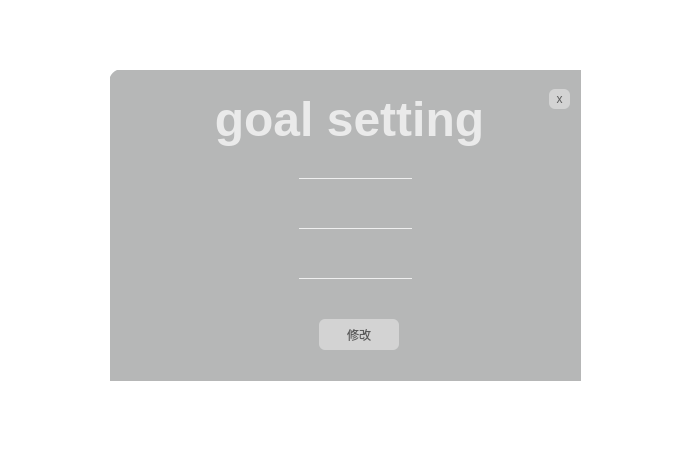
<?xml version="1.0" encoding="UTF-8"?>
<ui version="4.0">
 <class>GoalSetting</class>
 <widget class="QWidget" name="GoalSetting">
  <property name="geometry">
   <rect>
    <x>0</x>
    <y>0</y>
    <width>678</width>
    <height>466</height>
   </rect>
  </property>
  <property name="windowTitle">
   <string>Form</string>
  </property>
  <property name="styleSheet">
   <string notr="true">*
{
background-color: rgb(255, 255, 255);
}
QFrame#frame
{
    border-radius: 13px;
	
	background-image: url(:/gxc/OIP.jpg);
}
#frame_2
{
  border-radius: 13px;
background-color: rgba(100, 102, 102, 120);
}


</string>
  </property>
  <widget class="QFrame" name="frame">
   <property name="geometry">
    <rect>
     <x>110</x>
     <y>70</y>
     <width>471</width>
     <height>311</height>
    </rect>
   </property>
   <property name="frameShape">
    <enum>QFrame::Shape::StyledPanel</enum>
   </property>
   <property name="frameShadow">
    <enum>QFrame::Shadow::Raised</enum>
   </property>
   <widget class="QFrame" name="frame_2">
    <property name="geometry">
     <rect>
      <x>-1</x>
      <y>-1</y>
      <width>481</width>
      <height>321</height>
     </rect>
    </property>
    <property name="frameShape">
     <enum>QFrame::Shape::StyledPanel</enum>
    </property>
    <property name="frameShadow">
     <enum>QFrame::Shadow::Raised</enum>
    </property>
    <widget class="QLabel" name="Title">
     <property name="geometry">
      <rect>
       <x>100</x>
       <y>20</y>
       <width>281</width>
       <height>61</height>
      </rect>
     </property>
     <property name="styleSheet">
      <string notr="true">
font: 28pt &quot;Poor Richard&quot;;
color: rgba(255, 255, 255, 180);

background:transparent;
</string>
     </property>
     <property name="text">
      <string>&lt;html&gt;&lt;head/&gt;&lt;body&gt;&lt;p align=&quot;center&quot;&gt;&lt;span style=&quot; font-size:36pt; font-weight:700;&quot;&gt;goal setting&lt;/span&gt;&lt;/p&gt;&lt;/body&gt;&lt;/html&gt;</string>
     </property>
    </widget>
    <widget class="QPushButton" name="Change">
     <property name="geometry">
      <rect>
       <x>210</x>
       <y>250</y>
       <width>80</width>
       <height>31</height>
      </rect>
     </property>
     <property name="styleSheet">
      <string notr="true">QPushButton
{
    border-radius:6px;
	background-color: rgba(255, 255, 255, 100);
	
	
	color: rgba(30, 30, 30, 170);
	
	font: 600 10pt &quot;等距更纱黑体 SC SemiBold&quot;;
	
}
QPushButton:hover
{
    border-radius:6px;
	background-color: rgba(255, 255, 255, 180);
	
	
	color: rgba(10, 10, 10, 190);
	
	font: 600 10pt &quot;等距更纱黑体 SC SemiBold&quot;;
	
}
QPushButton:pressed
{
    border-radius:6px;
	background-color: rgba(255, 255, 255, 180);
	
	
	color: rgba(10, 10, 10, 190);
	
	font: 600 10pt &quot;等距更纱黑体 SC SemiBold&quot;;
	padding-top: 3px;
}</string>
     </property>
     <property name="text">
      <string>修改</string>
     </property>
    </widget>
    <widget class="QLineEdit" name="lineEdit">
     <property name="geometry">
      <rect>
       <x>190</x>
       <y>90</y>
       <width>113</width>
       <height>20</height>
      </rect>
     </property>
     <property name="styleSheet">
      <string notr="true">color:rgb(255, 255, 255);
background:transparent;
font: 600 10pt &quot;更纱黑体 UI SC SemiBold&quot;;
border:none;
border-bottom:1px solid rgba(255, 255, 255,200)
</string>
     </property>
    </widget>
    <widget class="QLineEdit" name="lineEdit_2">
     <property name="geometry">
      <rect>
       <x>190</x>
       <y>140</y>
       <width>113</width>
       <height>20</height>
      </rect>
     </property>
     <property name="styleSheet">
      <string notr="true">color:rgb(255, 255, 255);
background:transparent;
font: 600 10pt &quot;更纱黑体 UI SC SemiBold&quot;;
border:none;
border-bottom:1px solid rgba(255, 255, 255,200)
</string>
     </property>
    </widget>
    <widget class="QLineEdit" name="lineEdit_3">
     <property name="geometry">
      <rect>
       <x>190</x>
       <y>190</y>
       <width>113</width>
       <height>20</height>
      </rect>
     </property>
     <property name="styleSheet">
      <string notr="true">color:rgb(255, 255, 255);
background:transparent;
font: 600 10pt &quot;更纱黑体 UI SC SemiBold&quot;;
border:none;
border-bottom:1px solid rgba(255, 255, 255,200)
</string>
     </property>
    </widget>
    <widget class="QPushButton" name="pushButton">
     <property name="geometry">
      <rect>
       <x>440</x>
       <y>20</y>
       <width>21</width>
       <height>20</height>
      </rect>
     </property>
     <property name="styleSheet">
      <string notr="true">QPushButton
{
    border-radius:6px;
	background-color: rgba(255, 255, 255, 100);
	
	
	color: rgba(30, 30, 30, 170);
	
	font: 600 10pt &quot;等距更纱黑体 SC SemiBold&quot;;
	
}
QPushButton:hover
{
    border-radius:6px;
	background-color: rgba(255, 255, 255, 180);
	
	
	color: rgba(10, 10, 10, 190);
	
	font: 600 10pt &quot;等距更纱黑体 SC SemiBold&quot;;
	
}
QPushButton:pressed
{
    border-radius:6px;
	background-color: rgba(255, 255, 255, 180);
	
	
	color: rgba(10, 10, 10, 190);
	
	font: 600 10pt &quot;等距更纱黑体 SC SemiBold&quot;;
	padding-top: 3px;
}</string>
     </property>
     <property name="text">
      <string>x</string>
     </property>
    </widget>
   </widget>
  </widget>
 </widget>
 <resources/>
 <connections/>
</ui>
